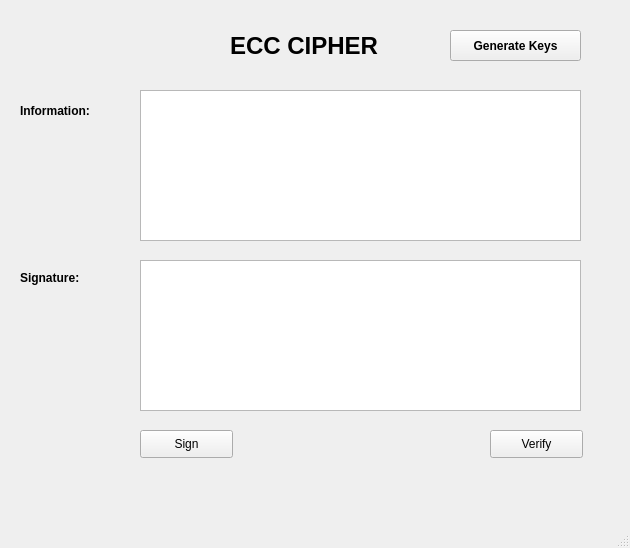
<?xml version="1.0" encoding="UTF-8"?>
<ui version="4.0">
 <class>MainWindow</class>
 <widget class="QMainWindow" name="MainWindow">
  <property name="geometry">
   <rect>
    <x>0</x>
    <y>0</y>
    <width>630</width>
    <height>548</height>
   </rect>
  </property>
  <property name="windowTitle">
   <string>MainWindow</string>
  </property>
  <widget class="QWidget" name="centralwidget">
   <widget class="QLabel" name="label">
    <property name="geometry">
     <rect>
      <x>230</x>
      <y>20</y>
      <width>211</width>
      <height>51</height>
     </rect>
    </property>
    <property name="font">
     <font>
      <pointsize>18</pointsize>
      <weight>75</weight>
      <bold>true</bold>
     </font>
    </property>
    <property name="text">
     <string>ECC CIPHER</string>
    </property>
   </widget>
   <widget class="QPushButton" name="btn_gen_keys">
    <property name="geometry">
     <rect>
      <x>450</x>
      <y>30</y>
      <width>131</width>
      <height>31</height>
     </rect>
    </property>
    <property name="font">
     <font>
      <weight>75</weight>
      <bold>true</bold>
     </font>
    </property>
    <property name="text">
     <string>Generate Keys</string>
    </property>
   </widget>
   <widget class="QLabel" name="label_2">
    <property name="geometry">
     <rect>
      <x>20</x>
      <y>90</y>
      <width>101</width>
      <height>41</height>
     </rect>
    </property>
    <property name="font">
     <font>
      <pointsize>9</pointsize>
      <weight>75</weight>
      <bold>true</bold>
     </font>
    </property>
    <property name="text">
     <string>Information:</string>
    </property>
   </widget>
   <widget class="QLabel" name="label_3">
    <property name="geometry">
     <rect>
      <x>20</x>
      <y>270</y>
      <width>81</width>
      <height>16</height>
     </rect>
    </property>
    <property name="font">
     <font>
      <pointsize>9</pointsize>
      <weight>75</weight>
      <bold>true</bold>
     </font>
    </property>
    <property name="text">
     <string>Signature:</string>
    </property>
   </widget>
   <widget class="QTextEdit" name="txt_info_text">
    <property name="geometry">
     <rect>
      <x>140</x>
      <y>90</y>
      <width>441</width>
      <height>151</height>
     </rect>
    </property>
   </widget>
   <widget class="QPushButton" name="btn_sign">
    <property name="geometry">
     <rect>
      <x>140</x>
      <y>430</y>
      <width>93</width>
      <height>28</height>
     </rect>
    </property>
    <property name="text">
     <string>Sign</string>
    </property>
   </widget>
   <widget class="QPushButton" name="btn_verify">
    <property name="geometry">
     <rect>
      <x>490</x>
      <y>430</y>
      <width>93</width>
      <height>28</height>
     </rect>
    </property>
    <property name="text">
     <string>Verify</string>
    </property>
   </widget>
   <widget class="QTextEdit" name="txt_sign">
    <property name="geometry">
     <rect>
      <x>140</x>
      <y>260</y>
      <width>441</width>
      <height>151</height>
     </rect>
    </property>
   </widget>
  </widget>
  <widget class="QMenuBar" name="menubar">
   <property name="geometry">
    <rect>
     <x>0</x>
     <y>0</y>
     <width>630</width>
     <height>21</height>
    </rect>
   </property>
  </widget>
  <widget class="QStatusBar" name="statusbar"/>
 </widget>
 <resources/>
 <connections/>
</ui>
